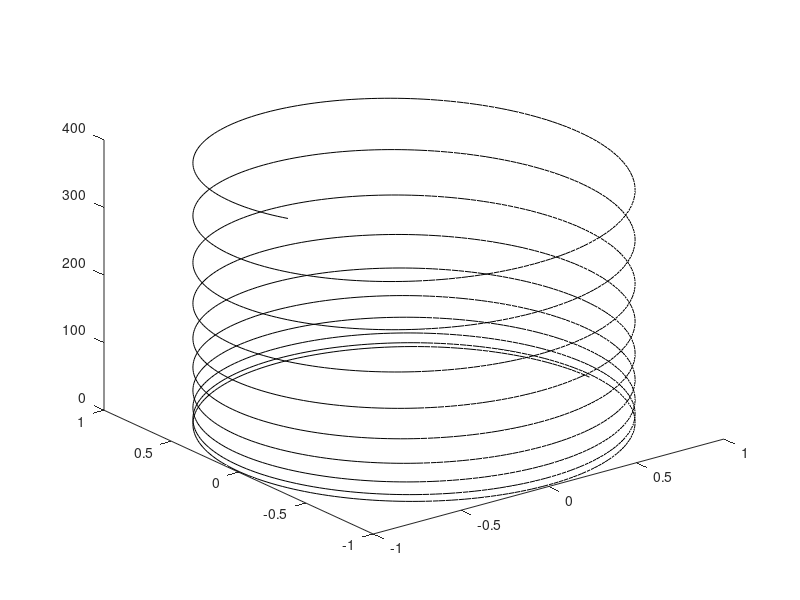

Recreate this plot in MATLAB.
clear; clc; clear all

t = linspace(0,20,2001); % OR: t=0:0.01:20

x = cos(3*t);
y = sin(3*t);
z = t.^2;

plot3(x,y,z,'k-')

